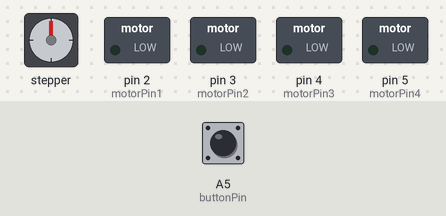
A sketch run on a simulated Arduino Uno, built with avr-gcc and run on an emulated ATmega328P. On the bench: stepper motor, switched loads named in the sketch (green lamp = pin HIGH). Wiring (inferred from the names in the program): stepper motor (2048 steps per turn assumed): coils pin 8, pin 9, pin 10, pin 11. The test bench sets the inputs (shaded band); at power-on: A5 (buttonPin) LOW. Pins used as bus, display or sensor lines are not drawn; what the sketch prints to the serial monitor is not drawn.

Above: at 1.2 s.
1.3 s: A5 (buttonPin) pulled HIGH for 0.15 s
At 1.8 s:
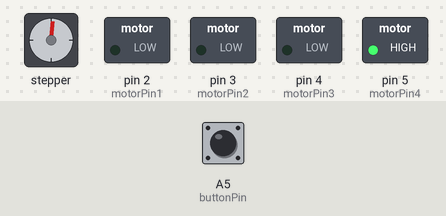
3.0 s: A5 (buttonPin) pulled HIGH for 1 s
At 3.53 s:
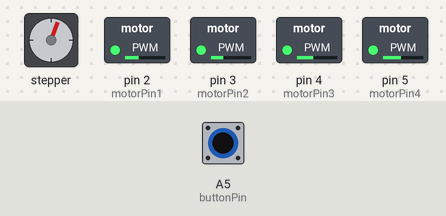
At 5.3 s:
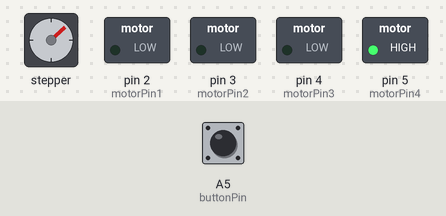
Timing chart, 0 to 6.8 s (numbered marks = the images above; inputs shaded):
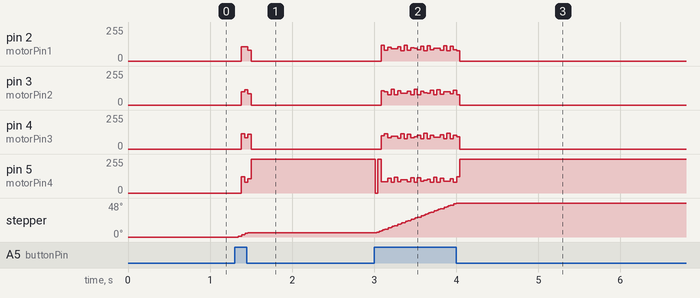

Measured:
- after the input at 1.3 s, pin 2 (motorPin1): 0/255 → 106/255 after 0.08 s, → 0/255 0.08 s later; pin 3 (motorPin2): 0/255 → 99/255 after 0.08 s, → 113/255 0.04 s later, → 84/255 0.04 s later, → 0/255 0.04 s later
- after the input at 3.0 s, stepper: turns 42° clockwise in 0.97 s, starting at once

The sketch:

one_rotation_button.ino
```cpp
 typedef void (*footype)();
  // variables
int motorPin1 = 2; // IN1
int motorPin2 = 3; // IN2
int motorPin3 = 4; // IN3
int motorPin4 = 5; // IN4
int motorPin5 = 8; // IN1
int motorPin6 = 9; // IN2
int motorPin7 = 10; // IN3
int motorPin8 = 11; // IN4
int buttonPin = A5;

int motorSpeed= 2000;
int count = 0; // count for steps made
int countRot = 512; //number of steps per full rotation
int lookup[8] = {B01000, B01100, B00100, B00110, B00010, B00011, B00001, B01001};
int state = countRot;

void setup() {
  // Motor Pins as outputs
pinMode(motorPin1, OUTPUT);
pinMode(motorPin2, OUTPUT);
pinMode(motorPin3, OUTPUT);
pinMode(motorPin4, OUTPUT);
pinMode(motorPin5, OUTPUT);
pinMode(motorPin6, OUTPUT);
pinMode(motorPin7, OUTPUT);
pinMode(motorPin8, OUTPUT);
pinMode(buttonPin, INPUT);
Serial.begin(9600);
}

void loop() {
//  clockwise();
//  one_rotation(clockwise);
  int button_status = digitalRead(buttonPin);
  Serial.println(button_status);
  if(button_status == 1){
    Serial.println("spin");
    clockwise();
  }
}

void one_rotation(footype fcn){
//  One clockwise rotation
//  int state = countRot;
  if(state > count){
    fcn();
    state--;
  }
}

void anticlockwise()
{
  for(int i = 0; i < 8; i++)
  {
    setOutput(i);
    delayMicroseconds(motorSpeed);
  }
}

void clockwise()
{
  for(int i = 7; i >= 0; i--)
  {
    setOutput(i);
    delayMicroseconds(motorSpeed);
  }
}

void setOutput(int out)
{
  digitalWrite(motorPin1, bitRead(lookup[out], 0));
  digitalWrite(motorPin2, bitRead(lookup[out], 1));
  digitalWrite(motorPin3, bitRead(lookup[out], 2));
  digitalWrite(motorPin4, bitRead(lookup[out], 3));
  digitalWrite(motorPin5, bitRead(lookup[out], 0));
  digitalWrite(motorPin6, bitRead(lookup[out], 1));
  digitalWrite(motorPin7, bitRead(lookup[out], 2));
  digitalWrite(motorPin8, bitRead(lookup[out], 3));
}
```
